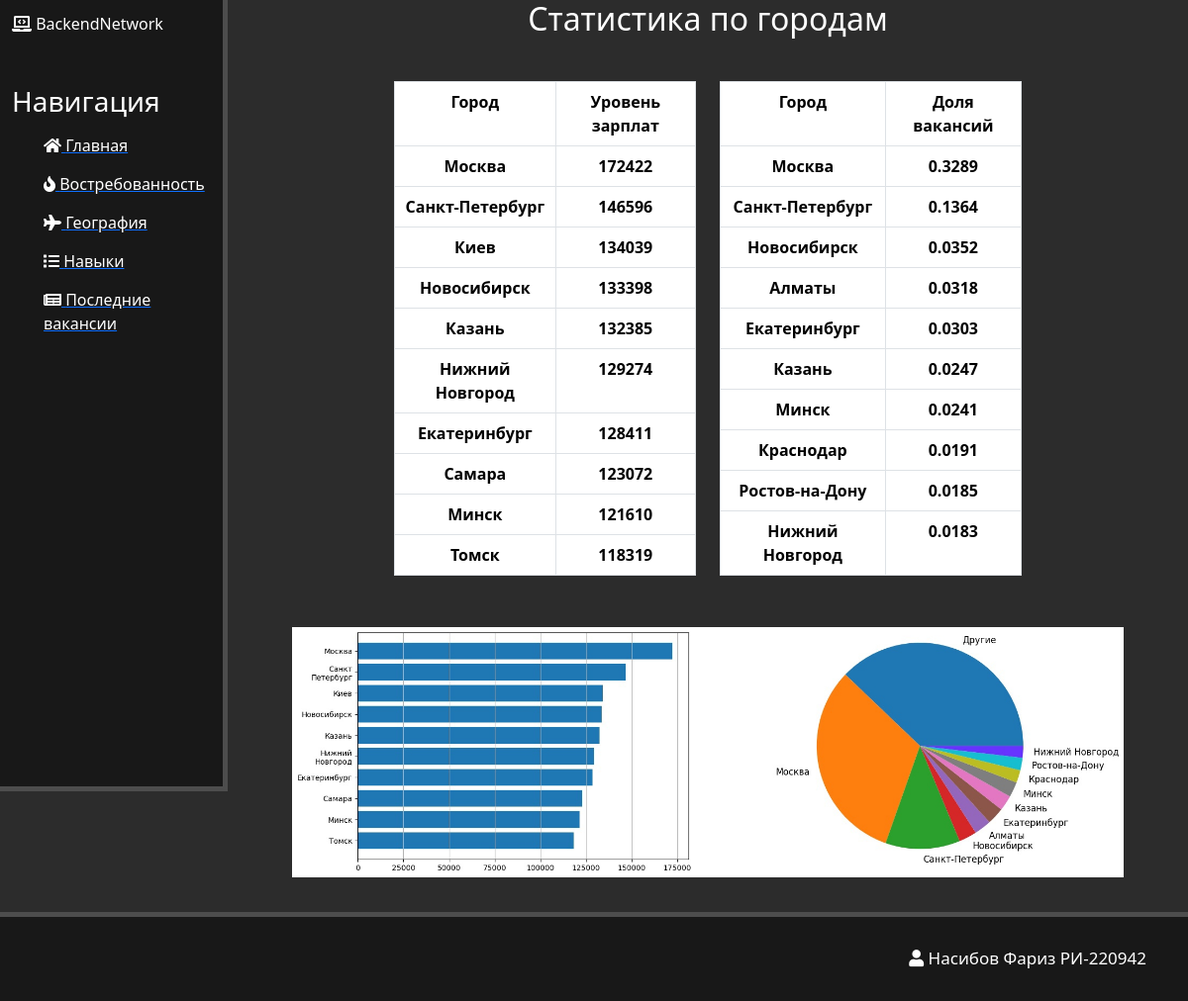
/geography, run on the app's committed database.
### main/models.py (models this page shows)
class Geography(models.Model):
    title = models.CharField(
        'Заголовок',
        max_length=100,
        default='geography'
    )
    text = models.TextField('Заголовок', default=None)
    table = models.TextField('Таблица', default=None)
    graph = models.ImageField(
        'График',
        default=None,
        upload_to='geography'
    )

### main/views.py (the view)
# urls.py: path('geography', views.geography, name='geography'),
def geography(request):
    geographypage = Geography.objects.all()[0]
    return render(
        request,
        'main/geography.html',
        context={
            'geographypage': geographypage,
        }
    )

### main/templates/main/geography.html (shortened to what this page needs)
{% extends 'main/layout.html' %}
{% load static %}
{% block content %}
    <div style="text-align: center">
            {{ geographypage.text|safe }}
            <br>
            {{ geographypage.table|safe }}
            <br>
            <img width="70%" src="{{ geographypage.graph.url }}" alt="graph"/>
    </div>
{% endblock %}

### static/main/css/main.css (style rules this page uses)
body { background: #2c2c2c; }
h2, h3 { color: #fff; }

### data on the page
Geography: table "Город Уровень зарплат Москва 172422 Санкт-Петербург 146596 Киев 134039 Новосибирск 133398 Казань 132385 Нижний Новгород 129274 Екатеринбург 128411 Самара 123072 Минск 121610 Томск 118319 Город Доля вакансий Москва 0.3289 Санкт-Петербург 0.1364 Новосибирск 0.0352 Алматы 0.0318 Екатеринбург 0.0303 Казань 0.0247 Минск 0.0241 Краснодар 0.0191 Ростов-на-Дону 0.0185 Нижний Новгород 0.0183", graph (picture)
